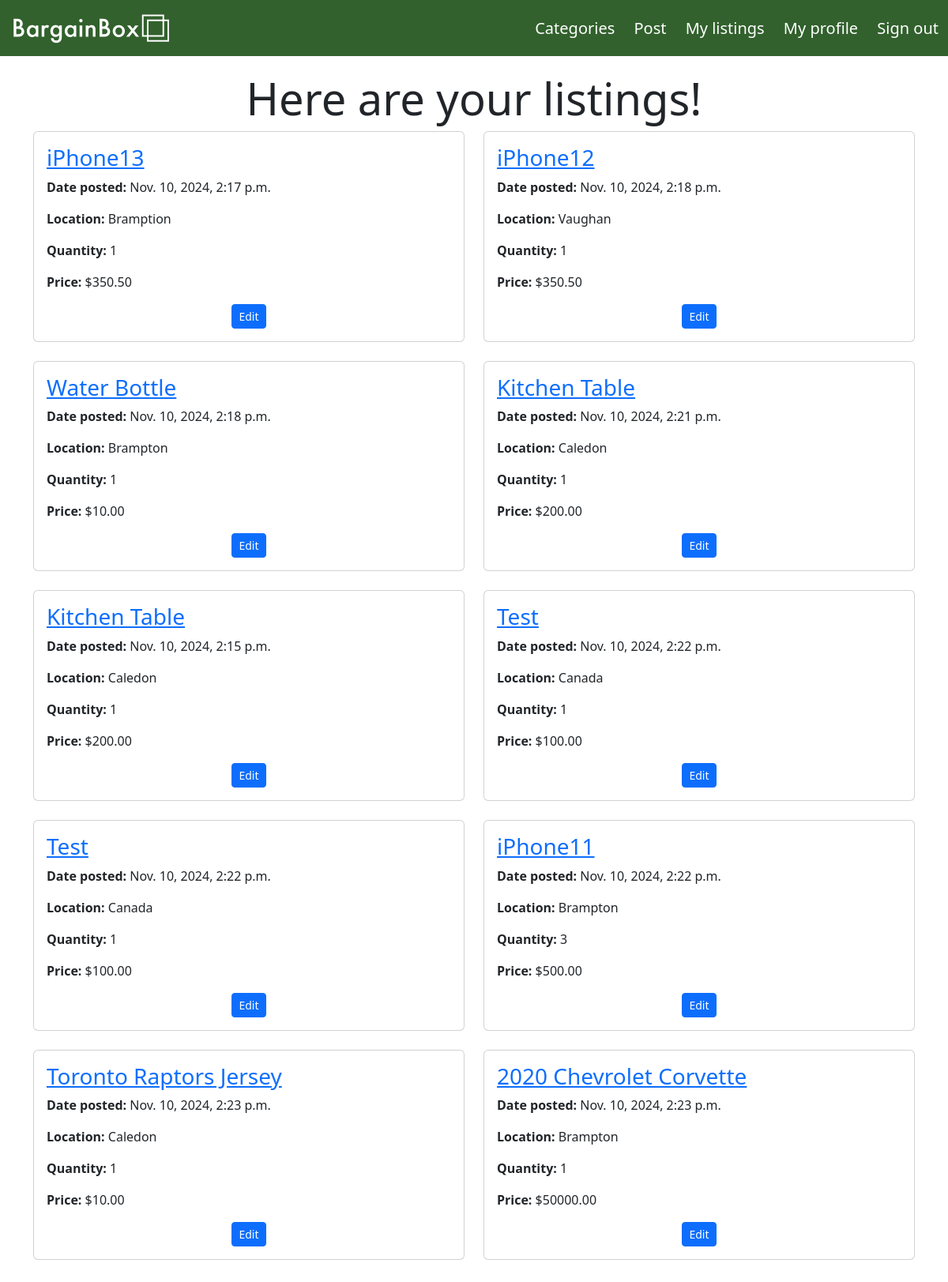
The page /my-posts/ (signed in) on the database its author committed.
### post/models.py (models this page shows, shortened)
class Post(models.Model):
    title = models.CharField(max_length=100)
    content = models.TextField()
    location = models.CharField(max_length=100)
    quantity = models.PositiveIntegerField(default=1)
    price = models.DecimalField(max_digits=10, decimal_places=2)
    date_posted = models.DateTimeField(default = timezone.now)
    author = models.ForeignKey(User, on_delete=models.CASCADE)
    image = models.ImageField(upload_to='post_images/', null=True, blank=True) # Allows pictures to be added to posts (pictures are optional)

### user_posts/views.py (the view)
# urls.py: path('', views.view_posts, name='view-posts'),
@login_required
def view_posts(request):
    user_posts = Post.objects.filter(author=request.user)
    return render(request, 'user_posts/view_posts.html', {'title': 'My listings', 'user_posts': user_posts})

### user_posts/templates/user_posts/view_posts.html (shortened to what this page needs)
{% extends "home/foundation.html" %}
{% block content %}
<div class="container content-section">
    {% if user_posts %}
        <h1 class="text-center display-4">Here are your listings!</h1>
        <div class="row">
            {% for post in user_posts %}
                <div class="col-md-6 mb-4">
                    <div class="card" style="background-color: rgb(255, 255, 255);">
                        <div class="card-body">
                            <h3 class="card-title">
                                <a href="{% url 'post-detail' post.pk %}">{{ post.title }}</a>
                            </h3>
                            <p class="card-text"><strong>Date posted:</strong> {{ post.date_posted }}</p>
                            <p class="card-text"><strong>Location:</strong> {{ post.location }}</p>
                            <p class="card-text"><strong>Quantity:</strong> {{ post.quantity }}</p>
                            <p class="card-text"><strong>Price:</strong> ${{ post.price }}</p>
                            <div class="text-center">
                                <a href="{% url 'post-edit' post.pk %}" class="btn btn-primary btn-sm">Edit</a>
                            </div>
                        </div>
                    </div>
                </div>
            {% endfor %}
        </div>
    {% else %}
        <div class="content-section text-center">
            <h1>Sorry, you haven't made any listings yet!</h1>
            <a href="{% url 'post-create' %}" class="btn btn-success mt-3">Make a Listing</a>
        </div>
    {% endif %}
</div>
{% endblock content %}

### bargain_box/static/bargain_box/styles.css (style rules this page uses)
main h1 { text-align: center; }

### rows shown on the page
Post: title "iPhone13", date_posted "Nov. 10, 2024, 2:17 p.m.", location "Bramption", quantity "1", price "350.50"
Post: title "iPhone12", date_posted "Nov. 10, 2024, 2:18 p.m.", location "Vaughan", quantity "1", price "350.50"
Post: title "Water Bottle", date_posted "Nov. 10, 2024, 2:18 p.m.", location "Brampton", quantity "1", price "10.00"
Post: title "Kitchen Table", date_posted "Nov. 10, 2024, 2:21 p.m.", location "Caledon", quantity "1", price "200.00"
Post: title "Kitchen Table", date_posted "Nov. 10, 2024, 2:15 p.m.", location "Caledon", quantity "1", price "200.00"
Post: title "Test", date_posted "Nov. 10, 2024, 2:22 p.m.", location "Canada", quantity "1", price "100.00"
Post: title "Test", date_posted "Nov. 10, 2024, 2:22 p.m.", location "Canada", quantity "1", price "100.00"
Post: title "iPhone11", date_posted "Nov. 10, 2024, 2:22 p.m.", location "Brampton", quantity "3", price "500.00"
Post: title "Toronto Raptors Jersey", date_posted "Nov. 10, 2024, 2:23 p.m.", location "Caledon", quantity "1", price "10.00"
Post: title "2020 Chevrolet Corvette", date_posted "Nov. 10, 2024, 2:23 p.m.", location "Brampton", quantity "1", price "50000.00"
